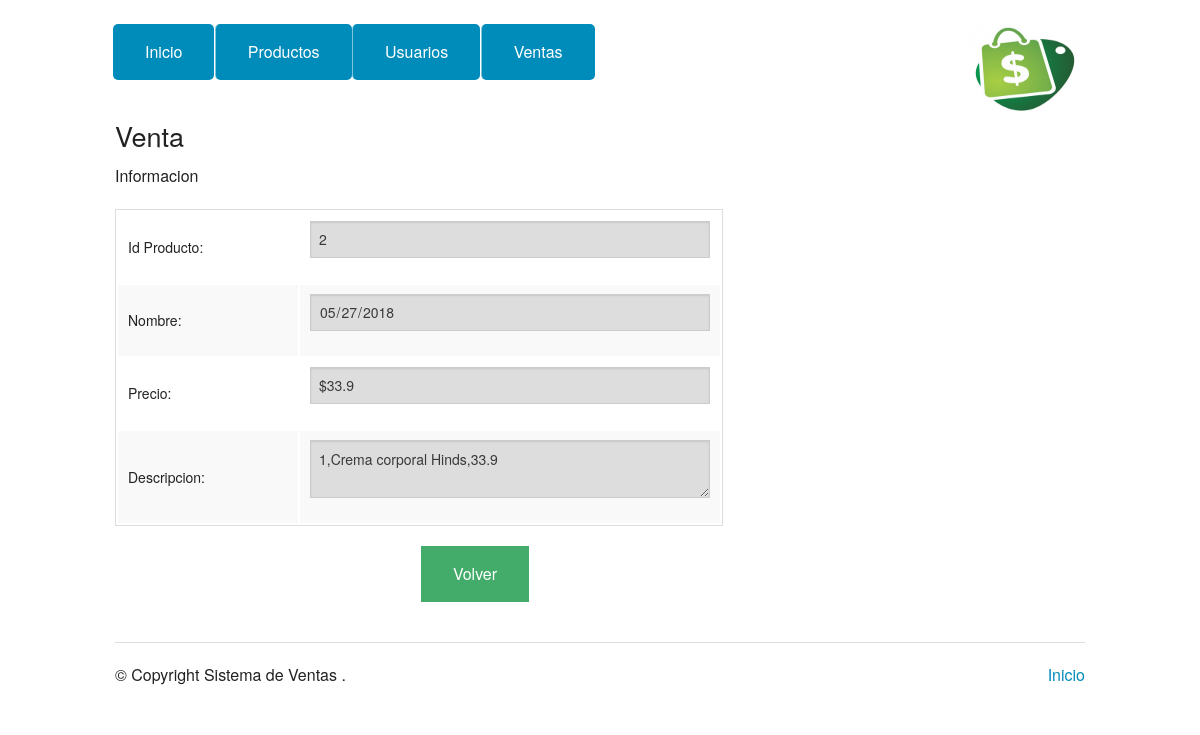
/venta.php?id=1, run on the app's committed database.
### tables this page shows
CREATE TABLE `ventas` (
  `folio` int(11) PRIMARY KEY AUTO_INCREMENT,
  `fecha` date NOT NULL,
  `monto` double NOT NULL, 
  `descripcion` varchar(512) NOT NULL
);

### db/db_utilities.php (called while the page is built, shortened)
<?php
include_once 'classes.php';
function getVentas()
{
	$con = getDBConnection();
	$sql = "SELECT * FROM ventas";
	$stmt = $con->prepare($sql);
	$stmt->execute();
	$ventas = null;
	while ($row = $stmt->fetch(PDO::FETCH_ASSOC)) {
		$venta = new Venta();
		$venta->setFolio($row['folio']);
		$venta->set($row['fecha'],$row['monto'],$row['descripcion']);
		$ventas[] = $venta;
	}
	return $ventas;
}
 ?>

### utilities.php (called while the page is built, shortened)
<?php
include_once 'db/db_utilities.php';
$ventas = getVentas();
?>

### classes.php (called while the page is built, shortened)
<?php
class Venta
{
	function set($fecha,$monto,$descripcion)
	{
		$this->fecha = $fecha;
		$this->monto = $monto;
		$this->descripcion = $descripcion;
	}
	public function setFolio($folio){
		$this->folio = $folio;
	}
}
?>

### venta.php (the view, shortened to what this page needs)
<?php
include_once('utilities.php');
$id = isset( $_GET['id'] ) ? $_GET['id'] : '';
?>
    <?php require_once('header.php'); ?>
    <div class="row">
      <div class="large-9 columns">
        <h3>Venta</h3>
          <p>Informacion</p>
        <div class="section-container tabs" data-section>
          <section class="section">
            <div class="content" data-slug="panel1">
              <form method="POST" action="venta-editar.php">
                <table>
                <tbody>
                    <tr>
                    <td style="width: 180px;">Id Producto:</td>
                      <td><input type="number" name="id" readonly value="<?php echo $ventas[$id]->folio ?>"></td>
                    </tr>
                    <tr>
                      <td style="width: 180px;">Nombre:</td>
                      <td><input type="date" name="nombre" readonly value="<?php echo $ventas[$id]->fecha ?>"></td>
                    </tr>
                    <tr>
                      <td style="width: 180px;">Precio:</td>
                      <td><input type="text" name="precio" readonly value="<?php echo '$'.$ventas[$id]->monto ?>"></td>
                    </tr>
                    <tr>
                      <td style="width: 180px;">Descripcion:</td>
                      <td>
                        <textarea readonly style="max-height: 150px;max-width: 400px; width: 400px;height: auto;" name="descripcion" required><?php echo $ventas[$id]->descripcion ?></textarea>
                      </td>
                    </tr>
                  </tbody>
                </table>
                <center><a href="ventas.php" class="button success">Volver</a></center>
              </form>
            </div>
          </section>
        </div>
      </div>
    </div>
    <?php require_once('footer.php'); ?>

### data on the page
ventas: id "2", nombre "05/27/2018", precio "$33.9", descripcion "1,Crema corporal Hinds,33.9"
